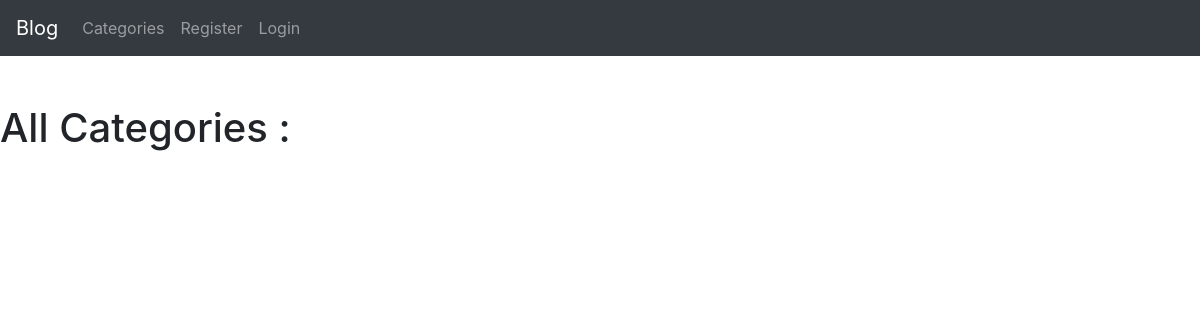
Page /category_list_view/ on the earlier database version.
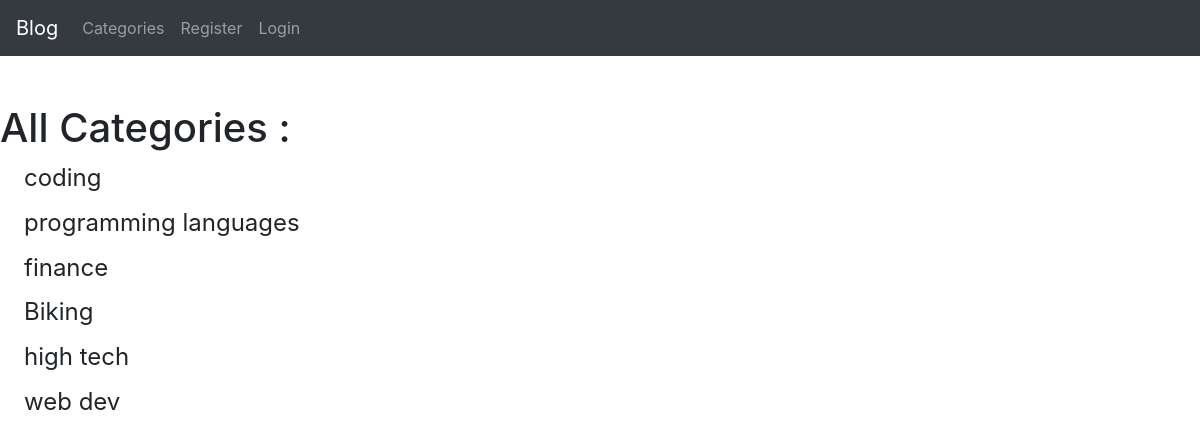
Same page on the later database version.
### blog/models.py (models this page shows, shortened)
class Category(models.Model):
    name = models.CharField(max_length=255)
    def __str__(self):
        return self.name

### blog/views.py (the view)
# urls.py: path('category_list_view/',Category_List_View, name='category_list' ),
def Category_List_View(request):
    category_list = Category.objects.all()
    return render (request, 'category_list_view.html',{'category_list':category_list})

### blog/templates/category_list_view.html
{% extends 'base.html' %}
{% block content %}
<br/> <br/>
<h1> All Categories :  </h1>
{% for cat in category_list %}
     <h4>
         <a class="dropdown-item" href="{% url 'category' cat|slugify %} ">{{cat}}</a>
     </h4>
{%endfor%}
{% endblock %}

Differences in the rows shown:
added Category: name "coding"
added Category: name "programming languages"
added Category: name "finance"
added Category: name "Biking"
added Category: name "high tech"
added Category: name "web dev"
